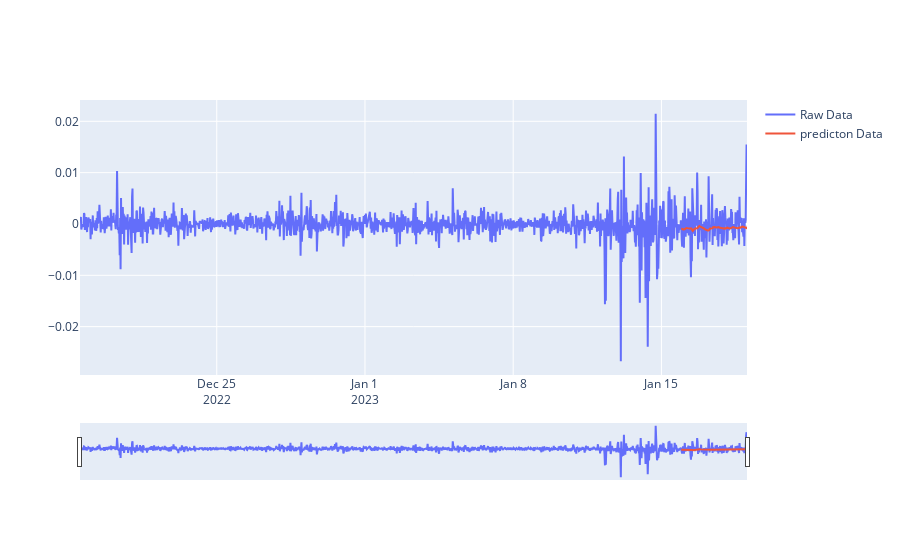

Source (notebook cell):
### Code cell
fig = go.Figure()
fig.add_trace(go.Scatter(
    name="Raw Data",
    x=df_BTC.index, y=df_BTC['Daily return'],
    
))
fig.add_trace(go.Scatter(
    name="predicton Data",
     x=df_BTC_pred.index, y=df_BTC_pred['Daily return']
))

fig.update_xaxes(
    rangeslider_visible=True)
fig.show()

### Figure 1 — Plotly figure (JSON) as saved in the notebook; plotly's stock layout.template omitted (floating-point values rounded to 4 significant figures; data arrays with more than 128 entries replaced by an {"elided": "..."} marker saying what was removed)
{"data": [{"name": "Raw Data", "type": "scatter", "x": {"elided": "1500 str values"}, "y": {"elided": "1500 float values"}}, {"name": "predicton Data", "type": "scatter", "x": {"elided": "150 str values"}, "y": {"elided": "150 float values"}}], "layout": {"xaxis": {"rangeslider": {"visible": true}}}}
